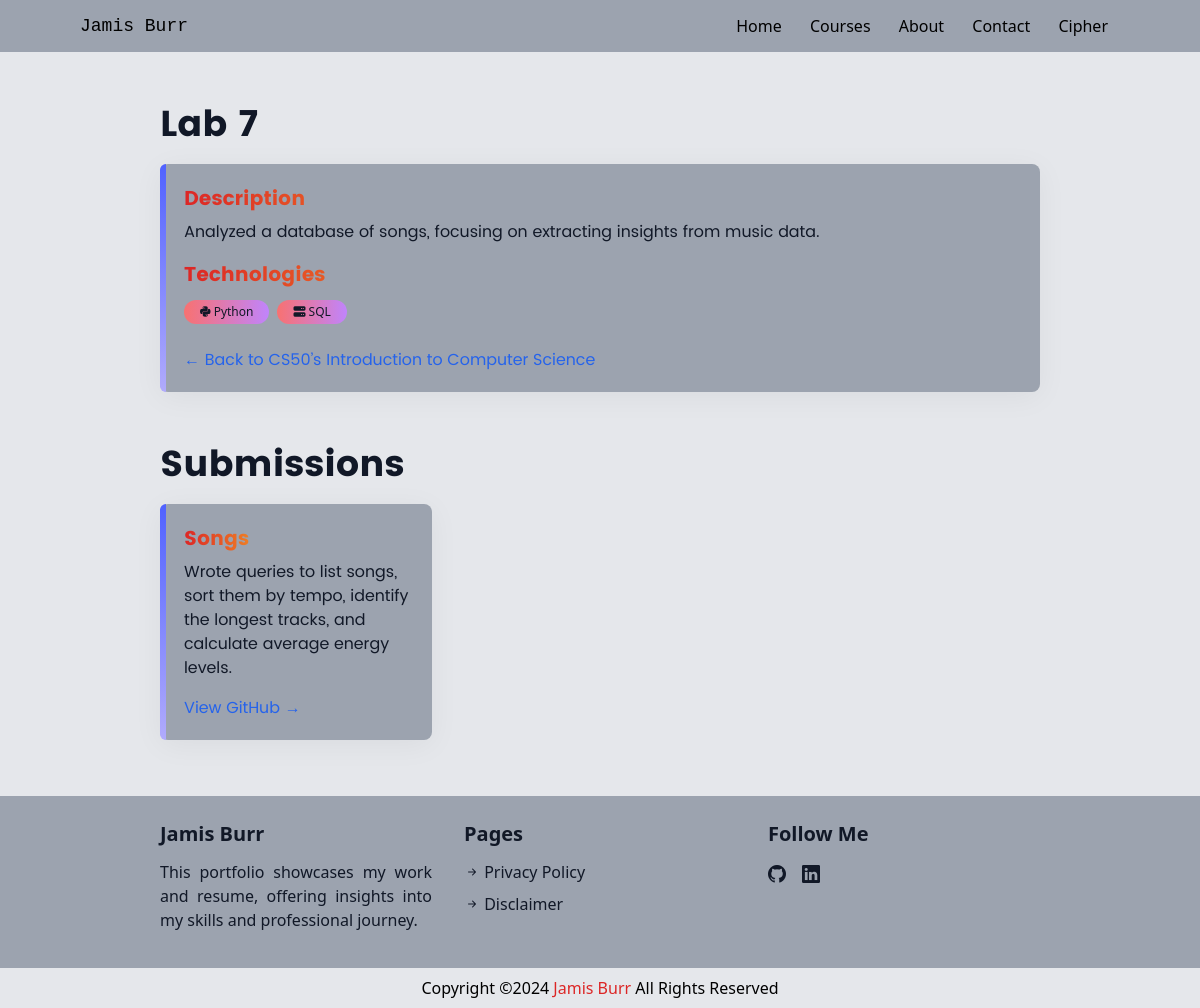
Screenshot of /courses/cs50x/labs/lab-7/ with the database file from the repository.
### portfolio_content/models.py (models this page shows, shortened)
class Lab(models.Model):
    title = models.CharField(max_length=200)
    description = models.TextField()
    technologies = models.ManyToManyField(Technology, related_name="labs")  # Separate from problem sets
    course = models.ForeignKey(Course, on_delete=models.CASCADE, related_name="labs")
    slug = models.SlugField(blank=True)

class Technology(models.Model):
    name = models.CharField(max_length=50)
    icon = models.CharField(max_length=100, blank=True, null=True)  # Store FontAwesome class for the icon
    class Meta:
        db_table = 'Technologies'  # Ensure correct database table name
        verbose_name_plural = "Technologies"  # Correct plural display in the admin panel

class Course(models.Model):
    name = models.CharField(max_length=200)
    description = models.TextField(blank=True, null=True)
    technologies = models.ManyToManyField(Technology, related_name="courses")  # ManyToManyField
    slug = models.SlugField(blank=True)

class Submission(models.Model):
    title = models.CharField(max_length=200)
    description = models.TextField(blank=True, null=True)
    submission_link = models.URLField()
    lab = models.ForeignKey(
        "Lab",
        on_delete=models.CASCADE,
        related_name="submissions",
        blank=True,
        null=True,  # Allow it to be optional
    )
    problem_set = models.ForeignKey(
        "ProblemSet",
        on_delete=models.CASCADE,
        related_name="submissions",
        blank=True,
        null=True,  # Allow null values
    )
    project = models.ForeignKey(
        "Project",
        on_delete=models.CASCADE,
        related_name="submissions",
        blank=True,
        null=True,  # Allow null values
    )
    final_project = models.ForeignKey(
        "FinalProject",
        on_delete=models.CASCADE,
        related_name="submissions",
        blank=True,
        null=True,  # Allow it to be optional
    )
    created_at = models.DateTimeField(auto_now_add=True)

### portfolio_content/views.py (the view)
# urls.py: path('courses/<slug:course_slug>/labs/<slug:lab_slug>/', views.lab_details, name='lab_details'),  # Lab detail page
@cache_page(60 * 60)
def lab_details(request, course_slug, lab_slug):
    course = get_object_or_404(Course, slug=course_slug)
    lab = get_object_or_404(Lab, slug=lab_slug, course=course)
    submissions = lab.submissions.all()
    context = {
        'course': course,
        'lab': lab,
        'submissions': submissions,
    }
    return render(request, 'lab_details.html', context)

### templates/lab_details.html (shortened to what this page needs)
{% extends "layout.html" %}
{% block content %}
<div class='bg-gray-200 dark:bg-gray-800 text-gray-900 dark:text-gray-100 pt-8 px-5 md:px-20 lg:px-40 xl:px-60'>
    <p style="font-family: Poppins-Bold" class='text-4xl font-extrabold py-5 text-center md:text-start'>{{ lab.title }}</p>
    <div style="box-shadow:0 5px 30px 0 rgba(0,0,0,.05); position: relative;" class='bg-gray-400 dark:bg-gray-900 py-5 pl-6 pr-5 rounded-lg'>
        <div style="position: absolute; top: 0; left: 0; bottom: 0; width: 6px; border-radius: 6px 0 0 6px;
            background: linear-gradient(to bottom, #5062ff, #b1abfc);"
            class="dark:hidden">
        </div>
        <p style="font-family: Poppins-Bold" class="text-xl text-transparent bg-clip-text bg-gradient-to-r from-red-600 via-amber-400 to-amber-700 dark:from-cyan-200 dark:via-blue-300 dark:to-blue-600">Description</p>
        <p style="font-family: Poppins" class="text-gray-900 dark:text-gray-300 pt-2">{{ lab.description }}</p>
        <p style="font-family: Poppins-Bold" class="pt-4 text-xl text-transparent bg-clip-text bg-gradient-to-r from-red-600 via-amber-400 to-amber-700 dark:from-cyan-200 dark:via-blue-300 dark:to-blue-600">Technologies</p>
        <div class='flex flex-wrap gap-2 pt-3 pb-1'>
            {% for tech in lab.technologies.all %}
            <span class='text-xs bg-gradient-to-r from-red-400 to-purple-400 dark:from-blue-500 dark:to-purple-500 py-1 px-4 rounded-full'>
                <i class="{{ tech.icon }}"></i> {{ tech.name }}
            </span>
            {% endfor %}
        </div>
        <a href="/courses/{{ course.slug }}/" style="font-family: 'Poppins';" class="text-blue-600 dark:text-yellow-200 pt-5 hover:underline block">← Back to {{ course.name }}</a>
    </div>
</div>
<div class='bg-gray-200 dark:bg-gray-800 text-gray-900 dark:text-gray-100 pt-8 pb-14 px-5 md:px-20 lg:px-40 xl:px-60'>
    <p style="font-family: Poppins-Bold" class='text-4xl font-extrabold py-5 text-center md:text-start'>Submissions</p>
    <div class="grid grid-cols-1 sm:grid-cols-2 lg:grid-cols-3 gap-8">
        {% for submission in submissions %}
        <div style="box-shadow: 0 5px 30px 0 rgba(0,0,0,.05); position: relative;" class='bg-gray-400 dark:bg-gray-900 py-5 pl-6 pr-5 rounded-lg flex flex-col justify-between'>
            <div style="position: absolute; top: 0; left: 0; bottom: 0; width: 6px; border-radius: 6px 0 0 6px;
                background: linear-gradient(to bottom, #5062ff, #b1abfc);"
                class="dark:hidden">
            </div>
            <p style="font-family: Poppins-Bold" class="text-xl text-transparent bg-clip-text bg-gradient-to-r from-red-600 via-amber-400 to-amber-700 dark:from-cyan-200 dark:via-blue-300 dark:to-blue-600">{{ submission.title }}</p>
            <p style="font-family: Poppins" class="text-gray-900 dark:text-gray-300 pt-2 flex-grow">{{ submission.description }}</p>
            {% if submission.submission_link %}
            <a href="{{ submission.submission_link }}" target="_blank" style="font-family: 'Poppins';" class="text-blue-600 dark:text-yellow-200 pt-4 hover:underline block">View GitHub →</a>
            {% endif %}
        </div>
        {% endfor %}
    </div>
</div>
{% endblock %}

### static/css/custom.css (style rules this page uses)
html { scrollbar-width: none; }

### rows the page displays
Lab: title "Lab 7", description "Analyzed a database of songs, focusing on extracting insights from music data."
Technology: name "Python"
Technology: name "SQL"
Course: name "CS50’s Introduction to Computer Science"
Submission: description "Wrote queries to list songs, sort them by tempo, identify the longest tracks, and calculate average energy levels."
